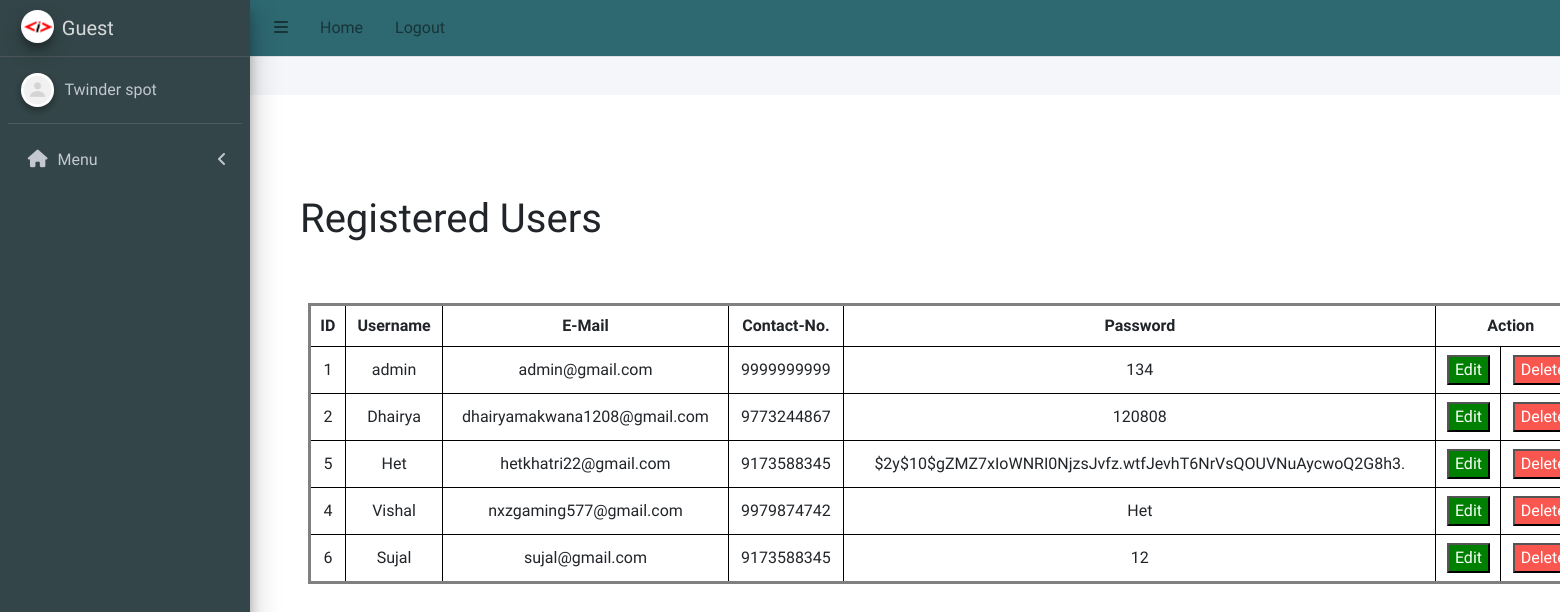
Before: /admin/admin_user.php with the older database file.
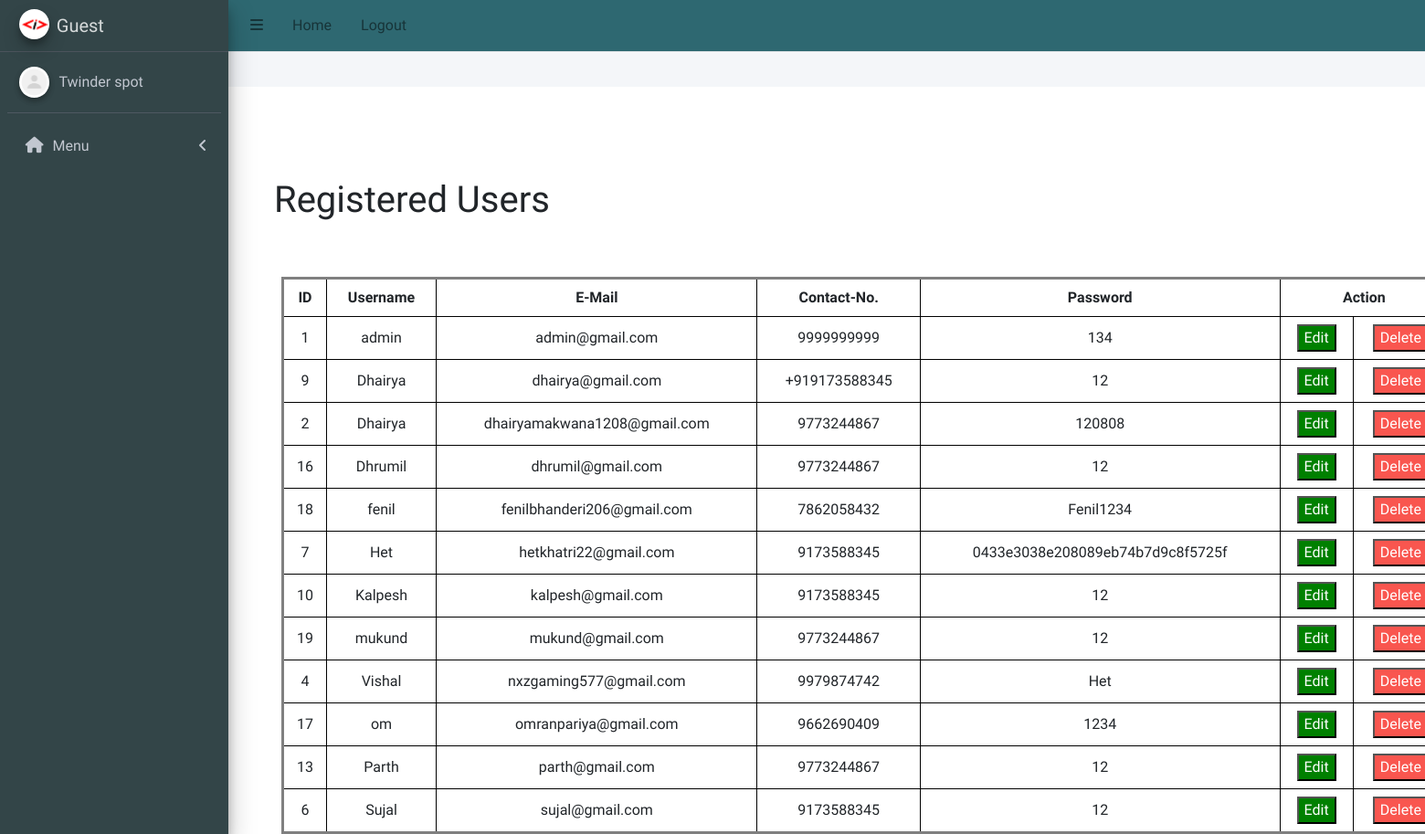
After: the same page with the newer database file.
### tables this page shows
CREATE TABLE `user_signup` (
  `id` int(255) NOT NULL,
  `username` varchar(255) NOT NULL,
  `email` varchar(255) NOT NULL,
  `contactno` varchar(255) NOT NULL,
  `password` varchar(255) NOT NULL,
  `resettoken` varchar(255) DEFAULT NULL,
  `resettokenexpire` date DEFAULT NULL
);

### admin/admin_user.php (the view, shortened to what this page needs)
<!DOCTYPE html>
<html lang="en">
  <head>
    <link rel="stylesheet" href="../css/freelancer_project.css">
    <link rel="stylesheet" href="../css/admin_project.css">
    <link rel="stylesheet" href="../src/css/adminlte.min.css">
    <link rel="stylesheet" href="https://cdnjs.cloudflare.com/ajax/libs/font-awesome/5.15.4/css/all.min.css">
  </head>
  <body>
    <?php include 'admin_header.php' ?>
    <div class="wrapper">
      <h1 class="head">Registered Users</h1>
      <table class="project">
        <tr>
          <th>ID</th>
          <th>Username</th>
          <th>E-Mail</th>
          <th>Contact-No.</th>
          <th>Password</th>
          <th colspan=2>Action</th>
        </tr>
        <?php
        include('../Database/database_connectivity.php');
        $sql = "SELECT * FROM user_signup";
        $result = $connection->query($sql);
        if ($result->num_rows > 0) {
          while ($row = $result->fetch_assoc()) {
            echo "<tr>
            <td>" . $row["id"] . "</td>
            <td>" . $row["username"] . "</td>
            <td>" . $row["email"] . "</td>
            <td>" . $row["contactno"] . "</td>
            <td>" . $row["password"] . "</td>
            <td>
              <button class='accept' onclick='openPopup(" . $row["id"] . ", " . json_encode($row) . ")'>Edit</button>
            </td>
            <td>
              <form method='POST'>
                <input type='submit' name='delete' value='Delete' class='reject'>
              </form>
            </td>
          </tr>";
          }
        } else {
          echo "<tr><td colspan='6'>No records found</td></tr>";
        }
        ?>
      </table>
    </div>
  </body>
</html>

### admin/admin_header.php (shortened to what this page needs)
<?php
$menuItems = [
    [
        "menuTitle" => "Menu",
        "icon" => "fas fa-home",
        "pages" => [
            ["title" => "Home", "url" => "index.php"]
        ],
    ],
];
?><ul class="navbar-nav ml-auto">
<head>
    <link href="https://cdnjs.cloudflare.com/ajax/libs/font-awesome/6.0.0-beta3/css/all.min.css" rel="stylesheet">
</head>
<nav class="main-header navbar navbar-expand navbar-white navbar-light">
    <ul class="navbar-nav">
        <li class="nav-item">
            <a class="nav-link" data-widget="pushmenu" role="button"><i class="fas fa-bars"></i></a>
        </li>
        <li class="nav-item d-none d-sm-inline-block">
            <a href="admin_home.php" class="nav-link">Home</a>
        </li>
        <li class="nav-item d-none d-sm-inline-block">
            <a onclick="logout()" class="nav-link">Logout</a>
        </li>
    </ul>
    </ul>
<div class="main-header" style="padding: 0px 10px; background-color: #f4f6f9; border-bottom: none !important;">
    <div class="content-header">
    </div>
</div>
<?php
include('../Database/database_connectivity.php');
?>
<?php
if (isset($_SESSION['email'])) {
    $email = $_SESSION['email'];
    $query = "SELECT username FROM admin_signup WHERE email = '$email'";
    $stmt = $connection->prepare($query);
    $stmt->execute();
    $result = $stmt->get_result();
    if ($result->num_rows > 0) {
        $row = $result->fetch_assoc();
        $username = $row['username'];
    } else {
        $username = "Guest1";
    }
    $stmt->close();
} else {
    $username = "Guest";
}
?>
<aside class="main-sidebar sidebar-dark-primary elevation-4">
    <a href="./" class="brand-link">
        <img src="../src/images/logo.png" alt="Admin Panel Logo" class="brand-image img-circle elevation-3">
        <span class="brand-text font-weight-light"><?php echo $username ?></span>
    </a>
    <div class="sidebar">
        <div class="user-panel mt-3 pb-3 mb-3 d-flex">
            <div class="image">
                <img src="../src/images/default.png" class="img-circle elevation-2" alt="User Image">
            </div>
            <div class="info">
                <a href="./" class="d-block">Twinder spot</a>
            </div>
        </div>
        <nav class="mt-2">
            <ul class="nav nav-pills nav-sidebar flex-column" data-widget="treeview" role="menu">
                <?php foreach ($menuItems as $menuItem): ?>
                    <?php $isMenuOpen = false;
                    $isActive = false;
                    ?>
                    <li class="nav-item has-treeview <?= $isMenuOpen ? 'menu-open' : '' ?>">
                        <a class="nav-link <?= $isActive ? 'active' : '' ?>">
                            <i class="nav-icon <?= $menuItem['icon'] ?>"></i>
                            <p>
                                <?= $menuItem['menuTitle'] ?>
                                <?= !empty($menuItem['pages']) ? '<i class="right fas fa-angle-left"></i>' : '' ?>
                            </p>
                        </a>
                    </li>
                <?php endforeach; ?>
            </ul>
        </nav>
    </div>
</aside>

Changed rows visible on the page:
added user_signup: id "9", username "Dhairya", email "dhairya@gmail.com", contactno "+919173588345", password "12"
added user_signup: id "16", username "Dhrumil", email "dhrumil@gmail.com", contactno "9773244867", password "12"
added user_signup: id "18", username "fenil", email "fenilbhanderi206@gmail.com", contactno "7862058432", password "Fenil1234"
changed user_signup "hetkhatri22@gmail.com": id "5" → "7"; password "$2y$10$gZMZ7xIoWNRI0NjzsJvfz.wtfJevhT6NrVsQOUVNuAycwoQ2G8h3." → "0433e3038e208089eb74b7d9c8f5725f"
added user_signup: id "10", username "Kalpesh", email "kalpesh@gmail.com", contactno "9173588345", password "12"
added user_signup: id "19", username "mukund", email "mukund@gmail.com", contactno "9773244867", password "12"
added user_signup: id "17", username "om", email "omranpariya@gmail.com", contactno "9662690409", password "1234"
added user_signup: id "13", username "Parth", email "parth@gmail.com", contactno "9773244867", password "12"
